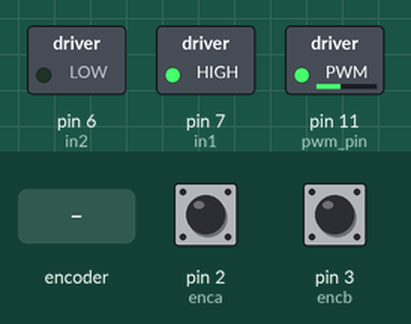
This sketch was run on a simulated Arduino Uno, built with avr-gcc and run on an emulated ATmega328P. On the bench: switched loads named in the sketch (green lamp = pin HIGH). The test bench sets the inputs (shaded band); at power-on: pin 2 (enca) HIGH, pin 3 (encb) HIGH. What the sketch prints to the serial monitor is not drawn.

Above: at 1.2 s.
1.3 s: rotary encoder on pin 2 (enca) / pin 3 (encb) turned 3 steps (first pin leading)
Timing chart, 0 to 10.9 s (numbered marks = the images above; inputs shaded):
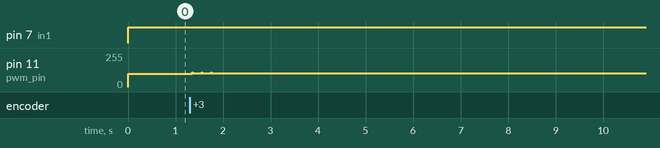

The sketch:

PID_control_for_DC_motor.ino
```cpp
//to control dc motor using driver
#define enca 2 //yellow
#define encb 3 //white

#define pwm_pin 11
#define in2 6
#define in1 7

int pos = 0;

unsigned long prevT = 0;
float eprev = 0;
float eintegral = 0;

void setup() {
  Serial.begin(9600);
  pinMode(enca, INPUT);
  pinMode(encb, INPUT);
  attachInterrupt(digitalPinToInterrupt(enca), readEncoder, RISING);

  pinMode(in2, OUTPUT);
  pinMode(in1, OUTPUT);
  pinMode(pwm_pin, OUTPUT);
}

void loop() {
  // set the target position
  int target_degree = 90;
  int target = int(1.124 * target_degree);

  // PID constants
  float kp = 1;
  float kd = 0.055;
  float ki = 0.001;

  // time difference
  unsigned long currT = micros(); // Change to unsigned long
  unsigned long et = currT - prevT;
  float deltaT = ((float)(currT - prevT)) / 1.0e6;
  prevT = currT;

  // error
  int e = target - pos;

  // derivative
  float dedt = (e - eprev) / deltaT;

  // integral
  eintegral = eintegral + e * deltaT;

  // control signal
  float u = kp * e + kd * dedt + ki * eintegral;

  // motor power
  float pwr = fabs(u);
  if (pwr > 230) {
    pwr = 230;
  }

  // if (pwr < 50){
  //   pwr = 50;
  // }

  // motor direction
  int dir = 1;
  if (u < 0) {
    dir = -1;
  }

  // signal the motor
  setMotor(dir, (uint8_t)pwr, pwm_pin, in1, in2); // Cast pwmVal to uint8_t

  // store previous error
  eprev = e;

  Serial.print(target);
  Serial.print(" ");
  Serial.print(pos);
  Serial.println();
}

void setMotor(int dir, uint8_t pwmVal, int pwm, int in1_pin, int in2_pin) { // Change pwmVal data type to uint8_t
  analogWrite(pwm, pwmVal);
  if (dir == 1) {
    digitalWrite(in1_pin, HIGH);
    digitalWrite(in2_pin, LOW);
  } else if (dir == -1) {
    digitalWrite(in1_pin, LOW);
    digitalWrite(in2_pin, HIGH);
  } else {
    digitalWrite(in1_pin, LOW);
    digitalWrite(in2_pin, LOW);
  }
}

void readEncoder() {
  int b = digitalRead(encb);

  if (b > 0) {
    pos++;
  } else {
    pos--;
  }
}
```
